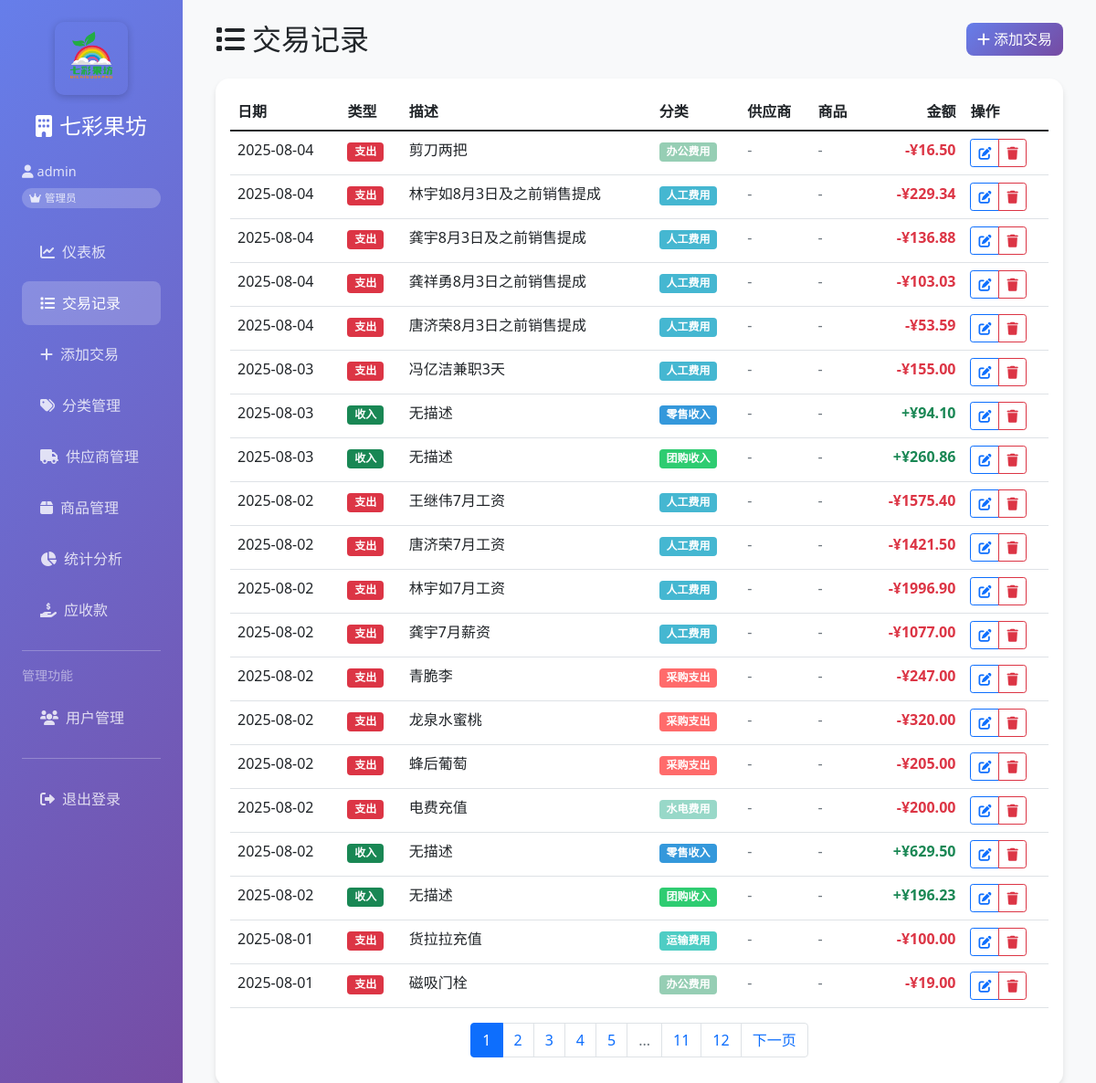
Page /transactions (signed in) on the committed database.
### app.py (models this page shows)
class User(UserMixin, db.Model):
    id = db.Column(db.Integer, primary_key=True)
    username = db.Column(db.String(80), unique=True, nullable=False)
    email = db.Column(db.String(120), unique=True, nullable=False)
    password_hash = db.Column(db.String(120), nullable=False)
    role = db.Column(db.String(20), nullable=False, default='employee')
    is_active = db.Column(db.Boolean, default=True)
    created_at = db.Column(db.DateTime, default=datetime.utcnow)

class Transaction(db.Model):
    id = db.Column(db.Integer, primary_key=True)
    amount = db.Column(db.Float, nullable=False)
    type = db.Column(db.String(10), nullable=False)
    description = db.Column(db.String(200))
    date = db.Column(db.DateTime, nullable=False, default=datetime.utcnow)
    category_id = db.Column(db.Integer, db.ForeignKey('category.id'), nullable=False)
    user_id = db.Column(db.Integer, db.ForeignKey('user.id'), nullable=False)
    supplier_id = db.Column(db.Integer, db.ForeignKey('supplier.id'))
    product_id = db.Column(db.Integer, db.ForeignKey('product.id'))
    quantity = db.Column(db.Float)
    unit_price = db.Column(db.Float)
    category = db.relationship('Category', backref='transactions')
    supplier = db.relationship('Supplier', backref='transactions')
    product = db.relationship('Product', backref='transactions')

class Category(db.Model):
    id = db.Column(db.Integer, primary_key=True)
    name = db.Column(db.String(50), nullable=False)
    type = db.Column(db.String(10), nullable=False)
    color = db.Column(db.String(7), nullable=False)
    user_id = db.Column(db.Integer, db.ForeignKey('user.id'), nullable=False)

### app.py (the view)
@app.route('/transactions')
@login_required
def transactions():
    page = request.args.get('page', 1, type=int)
    transactions = Transaction.query.order_by(Transaction.date.desc()).paginate(
        page=page, per_page=20, error_out=False)
    categories = Category.query.all()
    suppliers = Supplier.query.filter_by(is_active=True).all()
    products = Product.query.filter_by(is_active=True).all()
    return render_template('transactions.html', transactions=transactions, categories=categories, suppliers=suppliers, products=products)

### app.py (called while the page is built)
@login_manager.user_loader
def load_user(user_id):
    return User.query.get(int(user_id))

### templates/transactions.html (shortened to what this page needs)
{% extends "base.html" %}
{% block content %}
<div class="row mb-4">
    <div class="col-12 d-flex justify-content-between align-items-center">
        <h2 class="mb-0">
            <i class="fas fa-list me-2"></i>交易记录
        </h2>
        <a href="{{ url_for('add_transaction') }}" class="btn btn-primary">
            <i class="fas fa-plus me-1"></i>添加交易
        </a>
    </div>
</div>
<div class="card">
    <div class="card-body">
        {% if transactions.items %}
            <div class="table-responsive">
                <table class="table table-hover">
                    <thead>
                        <tr>
                            <th>日期</th>
                            <th>类型</th>
                            <th>描述</th>
                            <th>分类</th>
                            <th>供应商</th>
                            <th>商品</th>
                            <th class="text-end">金额</th>
                            <th>操作</th>
                        </tr>
                    </thead>
                    <tbody>
                        {% for transaction in transactions.items %}
                        <tr>
                            <td>{{ transaction.date.strftime('%Y-%m-%d') }}</td>
                            <td>
                                <span class="badge {% if transaction.type == 'income' %}bg-success{% else %}bg-danger{% endif %}">
                                    {{ '收入' if transaction.type == 'income' else '支出' }}
                                </span>
                            </td>
                            <td>{{ transaction.description or '无描述' }}</td>
                            <td>
                                <span class="badge" style="background-color: {{ transaction.category.color }}">
                                    {{ transaction.category.name }}
                                </span>
                            </td>
                            <td>
                                {% if transaction.supplier %}
                                    <span class="text-muted">{{ transaction.supplier.name }}</span>
                                {% else %}
                                    <span class="text-muted">-</span>
                                {% endif %}
                            </td>
                            <td>
                                {% if transaction.product %}
                                    <span class="text-muted">{{ transaction.product.name }}</span>
                                    {% if transaction.quantity %}
                                        <small class="text-muted">({{ transaction.quantity }}{{ transaction.product.unit }})</small>
                                    {% endif %}
                                {% else %}
                                    <span class="text-muted">-</span>
                                {% endif %}
                            </td>
                            <td class="text-end">
                                <span class="{% if transaction.type == 'income' %}text-success{% else %}text-danger{% endif %} fw-bold">
                                    {{ '+' if transaction.type == 'income' else '-' }}¥{{ "%.2f"|format(transaction.amount) }}
                                </span>
                            </td>
                            <td>
                                <div class="btn-group btn-group-sm" role="group">
                                    <a href="{{ url_for('edit_transaction', id=transaction.id) }}"
                                       class="btn btn-outline-primary btn-sm">
                                        <i class="fas fa-edit"></i>
                                    </a>
                                    <a href="{{ url_for('delete_transaction', id=transaction.id) }}"
                                       class="btn btn-outline-danger btn-sm"
                                       onclick="return confirm('确定要删除这笔交易记录吗？')">
                                        <i class="fas fa-trash"></i>
                                    </a>
                                </div>
                            </td>
                        </tr>
                        {% endfor %}
                    </tbody>
                </table>
            </div>
            {% if transactions.pages > 1 %}
            <nav aria-label="交易记录分页">
                <ul class="pagination justify-content-center">
                    {% for page_num in transactions.iter_pages() %}
                        {% if page_num %}
                            <li class="page-item {% if page_num == transactions.page %}active{% endif %}">
                                <a class="page-link" href="{{ url_for('transactions', page=page_num) }}">{{ page_num }}</a>
                            </li>
                        {% else %}
                            <li class="page-item disabled"><span class="page-link">...</span></li>
                        {% endif %}
                    {% endfor %}
                    {% if transactions.has_next %}
                        <li class="page-item">
                            <a class="page-link" href="{{ url_for('transactions', page=transactions.next_num) }}">下一页</a>
                        </li>
                    {% endif %}
                </ul>
            </nav>
            {% endif %}
        {% endif %}
    </div>
</div>
{% endblock %}

### templates/base.html (shortened to what this page needs)
<!DOCTYPE html>
<html lang="zh-CN">
<head>
    <link href="{{ url_for('static', filename='css/bootstrap.min.css') }}" rel="stylesheet">
    <link href="{{ url_for('static', filename='css/all.min.css') }}" rel="stylesheet">
</head>
<body>
    {% if current_user.is_authenticated %}
    <div class="container-fluid">
        <div class="row">
            <div class="col-md-3 col-lg-2 sidebar p-0">
                <div class="p-4">
                    <div class="logo-container">
                        <img src="{{ url_for('static', filename='logo.png') }}"
                             alt="七彩果坊"
                             title="七彩果坊">
                    </div>
                    <h4 class="text-white mb-4 text-center">
                        <i class="fas fa-building me-2"></i>七彩果坊
                    </h4>
                    <div class="user-info">
                        <div class="mb-2">
                            <i class="fas fa-user me-1"></i>{{ current_user.username }}
                        </div>
                        <div class="role-badge">
                            {% if current_user.role == 'admin' %}
                                <i class="fas fa-crown me-1"></i>管理员
                            {% elif current_user.role == 'manager' %}
                                <i class="fas fa-user-tie me-1"></i>经理
                            {% else %}
                                <i class="fas fa-user me-1"></i>员工
                            {% endif %}
                        </div>
                    </div>
                    <nav class="nav flex-column">
                        <a class="nav-link {% if request.endpoint == 'dashboard' %}active{% endif %}" href="{{ url_for('dashboard') }}">
                            <i class="fas fa-chart-line me-2"></i>仪表板
                        </a>
                        <a class="nav-link {% if request.endpoint == 'transactions' %}active{% endif %}" href="{{ url_for('transactions') }}">
                            <i class="fas fa-list me-2"></i>交易记录
                        </a>
                        <a class="nav-link {% if request.endpoint == 'add_transaction' %}active{% endif %}" href="{{ url_for('add_transaction') }}">
                            <i class="fas fa-plus me-2"></i>添加交易
                        </a>
                        <a class="nav-link {% if request.endpoint == 'categories' %}active{% endif %}" href="{{ url_for('categories') }}">
                            <i class="fas fa-tags me-2"></i>分类管理
                        </a>
                        <a class="nav-link {% if request.endpoint == 'suppliers' %}active{% endif %}" href="{{ url_for('suppliers') }}">
                            <i class="fas fa-truck me-2"></i>供应商管理
                        </a>
                        <a class="nav-link {% if request.endpoint == 'products' %}active{% endif %}" href="{{ url_for('products') }}">
                            <i class="fas fa-box me-2"></i>商品管理
                        </a>
                        <a class="nav-link {% if request.endpoint == 'statistics' %}active{% endif %}" href="{{ url_for('statistics') }}">
                            <i class="fas fa-chart-pie me-2"></i>统计分析
                        </a>
                        <a class="nav-link {% if request.endpoint == 'receivables' %}active{% endif %}" href="{{ url_for('receivables') }}">
                            <i class="fas fa-hand-holding-dollar me-2"></i>应收款
                        </a>
                        {% if current_user.role in ['admin', 'manager'] %}
                        <hr class="text-white">
                        <div class="text-white-50 small mb-2">管理功能</div>
                        <a class="nav-link {% if request.endpoint == 'users' %}active{% endif %}" href="{{ url_for('users') }}">
                            <i class="fas fa-users me-2"></i>用户管理
                        </a>
                        {% endif %}
                        <hr class="text-white">
                        <a class="nav-link" href="{{ url_for('logout') }}">
                            <i class="fas fa-sign-out-alt me-2"></i>退出登录
                        </a>
                    </nav>
                </div>
            </div>
            <div class="col-md-9 col-lg-10 main-content">
                <div class="p-4">
                    {% block content %}{% endblock %}
                </div>
            </div>
        </div>
    </div>
    {% else %}
        {% block auth_content %}{% endblock %}
    {% endif %}
</body>
</html>

### templates/base.html (style rules this page uses)
.sidebar { min-height: 100vh; background: linear-gradient(135deg, #667eea 0%, #764ba2 100%); }
.sidebar .nav-link { color: rgba(255,255,255,0.8); padding: 12px 20px; margin: 4px 0; border-radius: 8px; transition: all 0.3s; }
.sidebar .nav-link.active { background: rgba(255,255,255,0.2); color: white; }
.main-content { background-color: #f8f9fa; min-height: 100vh; }
.card { border: none; border-radius: 15px; box-shadow: 0 4px 6px rgba(0,0,0,0.1); }
.btn-primary { background: linear-gradient(135deg, #667eea 0%, #764ba2 100%); border: none; border-radius: 8px; }
.user-info { color: rgba(255,255,255,0.8); font-size: 0.9em; margin-bottom: 20px; }
.role-badge { font-size: 0.8em; padding: 2px 8px; border-radius: 12px; background: rgba(255,255,255,0.2); }
.logo-container { text-align: center; margin-bottom: 20px; }
.logo-container img { max-width: 80px; height: auto; border-radius: 10px; box-shadow: 0 2px 8px rgba(0,0,0,0.2); }

### rows in the picture
User: username "admin"
Transaction: type "支出", type "-", amount "16.50"
Transaction: type "支出", type "-", amount "229.34"
Transaction: type "支出", type "-", amount "136.88"
Transaction: type "支出", type "-", amount "103.03"
Transaction: type "支出", type "-", amount "53.59"
Transaction: type "支出", type "-", amount "155.00"
Transaction: type "收入", type "+", amount "94.10"
Transaction: type "收入", type "+", amount "260.86"
Transaction: type "支出", type "-", amount "1575.40"
Transaction: type "支出", type "-", amount "1421.50"
Transaction: type "支出", type "-", amount "1996.90"
Transaction: type "支出", type "-", amount "1077.00"
Transaction: type "支出", type "-", amount "247.00"
Transaction: type "支出", type "-", amount "320.00"
Transaction: type "支出", type "-", amount "205.00"
Transaction: type "支出", type "-", amount "200.00"
Transaction: type "收入", type "+", amount "629.50"
Transaction: type "收入", type "+", amount "196.23"
Transaction: type "支出", type "-", amount "100.00"
Transaction: type "支出", type "-", amount "19.00"

### other values in the picture
{{ page_num }} "1" "2" "3" "4" "5" "11" "12"
